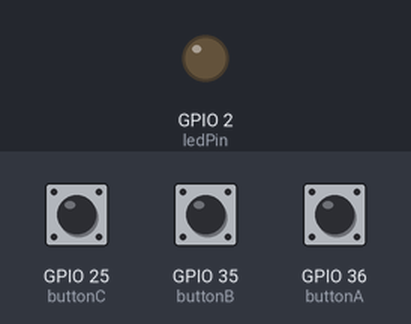
Bench run of a sketch on a simulated ESP32. On the bench: output pins drawn as LEDs (lit = HIGH). The inputs (shaded band) are chosen by the test bench; at power-on: GPIO 25 (buttonC) LOW, GPIO 35 (buttonB) LOW, GPIO 36 (buttonA) LOW. What the sketch prints to the serial monitor is not drawn.

Above: at 1.2 s.
1.3 s: GPIO 25 (buttonC) pulled HIGH for 0.15 s
At 1.37 s:
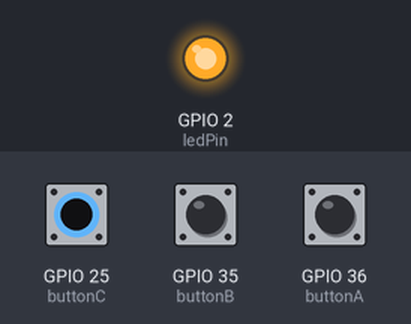
2.9 s: GPIO 25 (buttonC) pulled HIGH for 3.2 s
At 6.7 s:
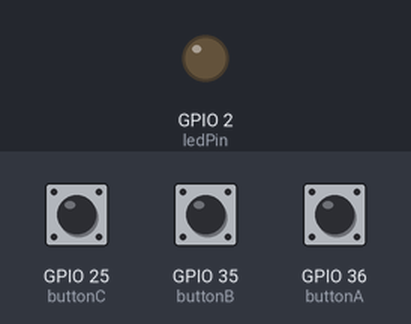
7.6 s: GPIO 35 (buttonB) pulled HIGH for 3.2 s
At 9.0 s:
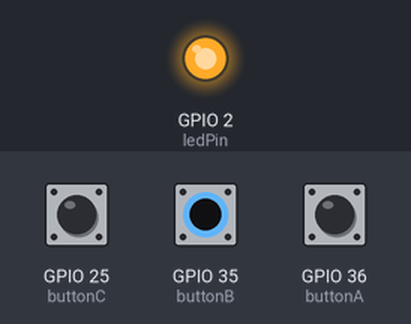
Timing chart, 0 to 12.3 s (numbered marks = the images above; inputs shaded):
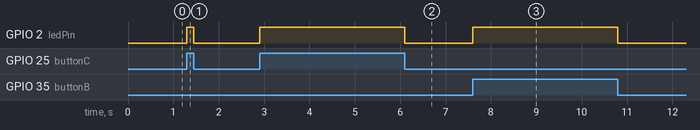

The sketch:

true-table.ino
```cpp
int buttonA = 36;
int buttonB = 35;
int buttonC = 25;
int ledPin = 2;

void setup() {

  pinMode(buttonA, INPUT);
  pinMode(buttonB, INPUT);
  pinMode(buttonC, INPUT);

  pinMode(ledPin, OUTPUT);
  Serial.begin(115200);
}

void loop() {
  int A = digitalRead(buttonA);
  int B = digitalRead(buttonB);
  int C = digitalRead(buttonC);

  int F = (A && B && C) || (!A && B) || (!B && C);


  if (F) {
    digitalWrite(ledPin, HIGH);
    Serial.println("F = 1");
  } else {
    digitalWrite(ledPin, LOW);
    Serial.println("F = 0");
//    delay(1500);
  }

}
```

Measured:
- after the input at 1.3 s, GPIO 2 (ledPin): LOW → HIGH at once, → LOW 0.15 s later
- after the input at 2.9 s, GPIO 2 (ledPin): LOW → HIGH at once, → LOW 3.2 s later
- after the input at 7.6 s, GPIO 2 (ledPin): LOW → HIGH at once, → LOW 3.2 s later
